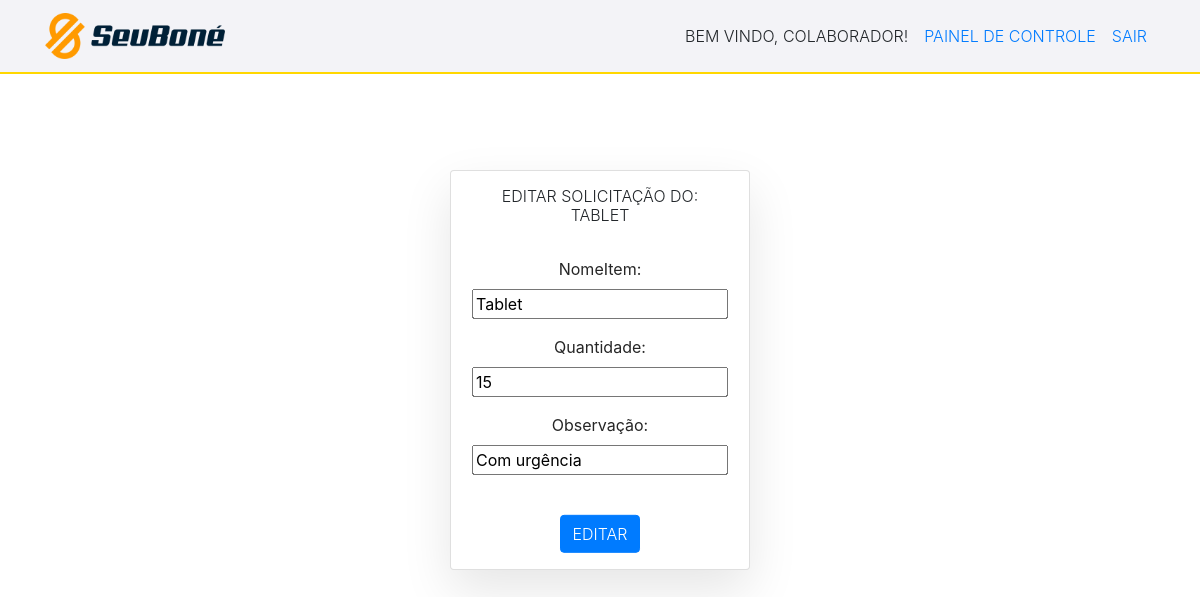
Page /edit/69 (signed in) on the committed database.
### tasks/models.py (models this page shows, shortened)
class Task(models.Model):
    STATUS = (
        ('Comprado', 'Comprado'),
        ('Aguardando Orçamento', 'Aguardando Orçamento'),
        ('Recebido', 'Recebido'),
    )
    nomeItem = models.CharField(max_length=255)
    quantidade = models.IntegerField(blank=True, null=True)
    observação = models.CharField(max_length=255, null=True)
    orçamento01 = models.FileField(upload_to='', null=True) #onde o upload irá ficar tem que ser definido no Media_Root (settigns.py do projeto todo) (quando o site tiver no servidor deve se especificar uma outra pasta)
    orçamento02 = models.FileField(upload_to='', null=True)
    orçamento03 = models.FileField(upload_to='', null=True)
    status = models.CharField(
        max_length=21, #aqui precisa ficar o nmr máximo de caracteres que o status terá (ou seja colocamos o nmr máximo da maior palavra)
        choices=STATUS,
    )
    user = models.ForeignKey(get_user_model(), on_delete=models.CASCADE) #aqui será armazenado o id do usuário então iremos filtrar as solicitações de cada usuário para que cada usuário veja somente as suas.
    created_at = models.DateTimeField(auto_now_add=True)
    updated_at =models.DateTimeField(auto_now=True)

### tasks/views.py (the view)
# urls.py: path('edit/<int:id>', views.editTask, name="edit-task"),
@login_required
def editTask(request, id):
    task = get_object_or_404(Task, pk=id)
    form = TaskForm(instance=task)
    if(request.method == 'POST'):
        form = TaskForm(request.POST, instance=task)
        if(form.is_valid()):
            task.save()
            messages.info(request, 'Item editado com sucesso!')
            return redirect('/')
        else:
            return render(request, 'tasks/edittask.html', {'form': form, 'task': task})
    else:
        return render(request, 'tasks/edittask.html', {'form': form, 'task': task})

### tasks/forms.py
class TaskForm(forms.ModelForm):
    class Meta:
        model = Task
        fields = ('nomeItem', 'quantidade', 'observação')  #campos que queremos que apareça no front end

### tasks/templates/tasks/edittask.html (shortened to what this page needs)
{% extends 'base2.html' %}
{% block content %}
             <br>
             <br>
             <br>
             <br>
             <div class="card ajuste">
               <div class="box">
                   <h6 class="text-uppercase font-weight-light text-monospace">Editar solicitação do: {{task.nomeItem}}</h6>
                   <br>
                   <form method="POST" enctype="multipart/form-data">
                      {{ form.as_p }}
                      <br>
                      <input type="submit" class="btn btn-primary botao text-uppercase font-weight-light text-monospace" value="Editar">
                   </form>
               </div>
           </div>
{% endblock %}

### tasks/templates/tasks/edittask.html (style rules this page uses)
div.ajuste { margin-top: 15%; text-align: center; }
body { margin:0; padding:0; font-family:sans-serif; background:#fbfbfb; }
.card { position:absolute; top:50%; left:50%; transform:translate(-50%,-50%); width:300px; min-height:400px; background:#fff; box-shadow:0 20px 50px rgba(0,0,0,.1); border-radius:10px; transition:0.5s; }
.card .box { position:absolute; top:50%; left:0; transform:translateY(-50%); text-align:center; padding:20px; box-sizing:border-box; width:100%; }
.card .box p { color:#262626; }

### rows in the picture
Task: nomeItem "TABLET", nomeItem "Tablet", quantidade "15", observação "Com urgência"
